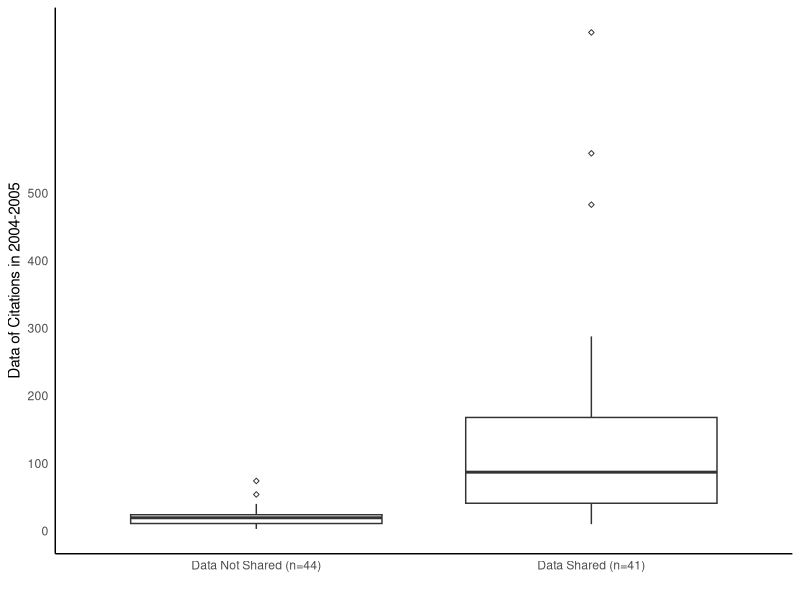

This figure's R source:
## ---- chunk 1
#Load packages
library(dplyr)
library(ggplot2)

#Load and view the data
dryadData <- read.csv(file="Data/piwowarrawdata.csv", header=T, sep=',') 
glimpse(dryadData)
df <- dryadData %>%
  select(Number.of.Citations.during.2004.2005, Is.the.microarray.data.publicly.available)
View(df)

#Clean the data
df2 <- df[!is.na(df$Number.of.Citations.during.2004.2005),]
View(df2)

#Make the boxplot
plot <- ggplot(data=df2, aes(x=factor(Is.the.microarray.data.publicly.available), y=Number.of.Citations.during.2004.2005)) + 
  geom_boxplot(fill="white", outlier.size = 1, outlier.shape = 5, whisklty=9) +
  scale_x_discrete(labels=(c("Data Not Shared (n=44)","Data Shared (n=41)"))) + 
  ylab("Data of Citations in 2004-2005") + ylim(0,500)+ scale_y_continuous(breaks = c(0,100,200,300, 400,500))

plot + theme_minimal() + labs(x="") + theme(axis.line = element_line(color='black'),
    plot.background = element_blank(),
    panel.grid.minor = element_blank(),
    panel.grid.major = element_blank())

###use outlier.shape and size to change data point shape/size in box&whisker plot
###I literally could not find a way to change the spaces between the y-values--very annoying but I got as close as I could get. 

